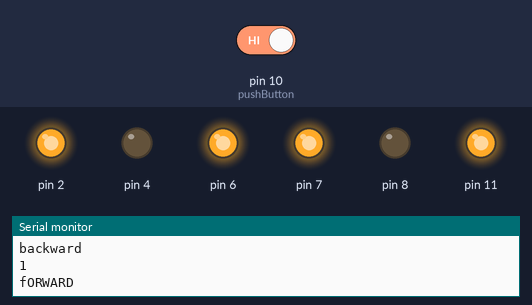
This sketch was run on a simulated Arduino Uno, built with avr-gcc and run on an emulated ATmega328P. Shown: output pins drawn as LEDs (lit = HIGH), the last lines printed to the serial monitor. Inputs (shaded band) come from the test bench; at power-on: pin 10 (pushButton) HIGH.

Above: at 14.8 s.
14.9 s: pin 10 (pushButton) driven LOW
At 17.8 s:
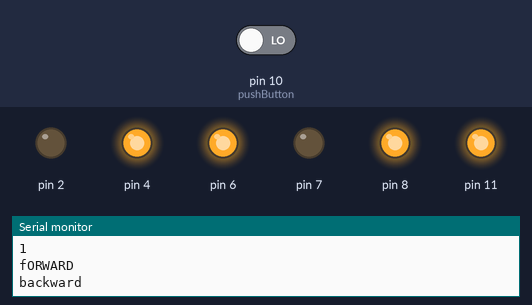
At 21.3 s:
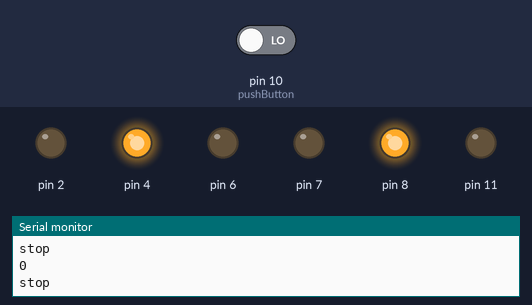
22.7 s: pin 10 (pushButton) driven HIGH
At 24.7 s:
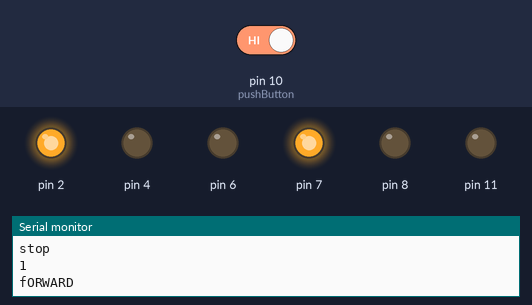
Timing chart, 0 to 40.2 s (numbered marks = the images above; inputs shaded):
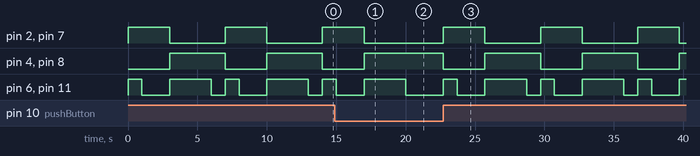

The sketch:

Motor-pushbutton-1.ino
```cpp
// digital pin 2 has a pushbutton attached to it, but i'm using pin 12 because
//pin 2 is used for the motor... not sure if it would work.
int pushButton = 10;

void setup() {
  Serial.begin(9600);
  pinMode(pushButton, INPUT);   // analog pin for reading the pushButton
  pinMode (2, OUTPUT);          // motor_1 polarity
  pinMode (4, OUTPUT);          // motor_1 polarity
  pinMode (6, OUTPUT);          // motor_1 speed control
  pinMode (7, OUTPUT);          // motor_2 polarity
  pinMode (8, OUTPUT);          // motor_2 polarity
  pinMode (11, OUTPUT);         // motor_2 speed control
}

void loop() {

  // the digitalRead is to read the pushButton state 1=on 0=off.
  int buttonState = digitalRead(pushButton);

  // printIn is to check digitalRead outcomes every 1 milliseconds.
  Serial.println(buttonState);
  delay(1);

  // if statement buttonState, so when the button is pushed the motor start working.
  if (buttonState == 0) {
    Serial.println("stop");
    digitalWrite (6, LOW);
    digitalWrite (11, LOW);
  } else {

      // controling the voltage from polarity's pins for direction of the motor
      Serial.println("fORWARD");

      digitalWrite (2, HIGH);
      digitalWrite (4, LOW);
      analogWrite (6, 255);
      digitalWrite (7, HIGH);
      digitalWrite (8, LOW);
      analogWrite (11, 255);
      delay(1000);

      // stop the motor by lowering the speed
      digitalWrite (6, LOW);
      digitalWrite (11, LOW);
      delay(2000);

      // changing the polarity to change the spinning direction of the motor
      Serial.println("backward");

      digitalWrite (2, LOW);
      digitalWrite (4, HIGH);
      analogWrite (6, 255);
      digitalWrite (7, LOW);
      digitalWrite (8, HIGH);
      analogWrite (11, 255);
      delay(3000);

      //stop again
      digitalWrite (6, LOW);
      digitalWrite (11, LOW);
      delay(1000);

    }

  }
```

Measured:
- after the input at 14.9 s, pin 2, pin 7: goes on until 17.0 s, then stays LOW; pin 4, pin 8: goes on until 17.0 s, then stays HIGH; pin 6, pin 11: goes on until 20.0 s, then stays LOW
- after the input at 22.7 s, pin 2, pin 7: alternates HIGH for 3.0 s and LOW for 4.0 s, starting at once; pin 4, pin 8: alternates HIGH for 4.0 s and LOW for 3.0 s, starting at once; pin 6, pin 11: LOW → HIGH at once, then repeats every 7.0 s: LOW 2.0 s, HIGH 3.0 s, LOW 1.0 s, HIGH 1.0 s
- by itself, pin 2, pin 7: alternates HIGH for 3.0 s and LOW for 4.0 s
- by itself, pin 4, pin 8: alternates HIGH for 4.0 s and LOW for 3.0 s
